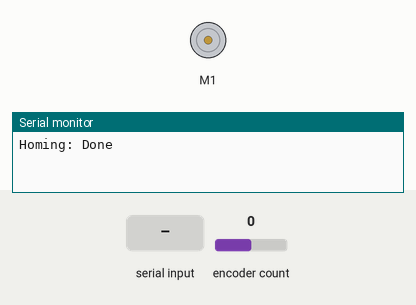
This sketch was run on a simulated Arduino Uno, built with avr-gcc and run on an emulated ATmega328P. Shown: DC motor (green arrow = forward, orange = backward, longer = faster), the last lines printed to the serial monitor. The test bench sets the inputs (shaded band); at power-on: encoder count 0.

Above: at 1.2 s.
1.3 s: "90,45\n" received over Serial
At 2.6 s:
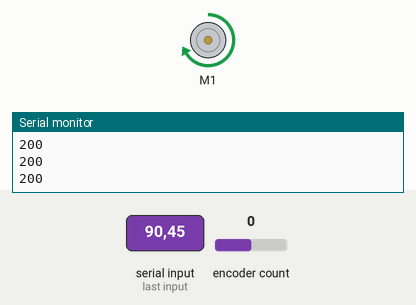
Timing chart, 0 to 4.3 s (numbered marks = the images above; inputs shaded):
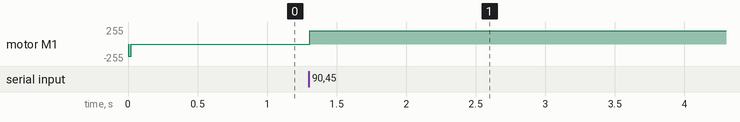

Measured:
- after the input at 1.3 s, motor M1: stopped → forward 200/255 at once

The sketch:

motor-encoder.ino
```cpp
/* Linear (forward-only) control of a DC motor
 *
 *
 * Pinout:
 *
 * M1 -> DC Motor control (Adafruit Motor Shield v1)
 * P18 -> Optical encoder input A
 * P14 -> Optical encoder input B
 */

#define DEBUG_VERBOSE	0

#include <Wire.h>
#include <AFMotor.h>
#include <Encoder.h>

#define AXIS_OVERSHOOT	10

const int adaMotor = 1;
const int pinEncoderA = 18;
const int pinEncoderB = 14;

int pwmMinimum = 98;
const int pwmMaximum = 200;

#define MAX_POS 5250
#define MIN_POS 0

AF_DCMotor imotorM1(adaMotor);
AF_DCMotor *motorM1;

Encoder encMotor(pinEncoderA, pinEncoderB);

static enum {
	HOMING,
	MOVING,
	IDLE
} motorMode;

long posMotorNow = 0;
long posMotorFuture = 0;
int posOvershoot;

void setup() {
	motorM1 = &imotorM1;
	pinMode(pinEncoderA, INPUT_PULLUP);
	pinMode(pinEncoderB, INPUT_PULLUP);
	Serial.begin(9600);

	/* Get a direction */
	Serial.print("Homing: ");
	motorMode = HOMING;
	motorM1->setSpeed(180);
	motorM1->run(BACKWARD);
	posMotorNow = encMotor.read() + 10;
}

int pos = -1;
int neg = 0;

void readNextPosition() {
	while (Serial.available()) {
		int c = Serial.read();
		if (c == '\r' || c == '\n') {
			if (pos >= 0) {
				/* Go there */
				pos *= (neg ? -1 : 1);
				if (pos > MAX_POS)
					pos = MAX_POS;
				if (pos < MIN_POS)
					pos = MIN_POS;
				Serial.print("\r\nDest: "); Serial.print(pos); Serial.print("\r\n");
				posMotorFuture = pos;
				posOvershoot = AXIS_OVERSHOOT;
				motorMode = MOVING;
			}

			/* Get a direction */
			Serial.print("\r\nPos: ");

			pos = -1;
			neg = 0;
		} else if (c == '-' && neg == 0 && pos < 0) {
				neg = 1;
			Serial.write(c);
		} else if (c >= '0' && c <= '9') {
			if (pos < 0)
				pos = 0;
			pos *= 10;
			pos += (c - '0');
			Serial.write(c);
		} else if (pos >= 0 && (c == '\b' || c == 127)) {
			Serial.print("\b \b\b");
			pos /= 10;
			if (pos == 0 && neg) {
				neg = 0;
				pos = -1;
			}
		} else {
			Serial.write('\a');
			Serial.print("BEEP[");
			Serial.print(c);
			Serial.print("] pos=");
			Serial.print(pos);
			Serial.print(", neg=");
			Serial.print(neg);
			Serial.print("\r\n");
		}
	}
}

void loop() {
	long distance;
	int direction;

	if (motorMode == HOMING) {
		static unsigned long lastms;
		unsigned long ms = millis();

		if (!lastms)
			lastms = ms + 10;

		if (lastms < ms) {
			if (encMotor.read() == posMotorNow) {
				encMotor.write(0);
				motorM1->setSpeed(0);
				motorM1->run(RELEASE);
				motorMode = IDLE;
				Serial.println("Done");
			}
			lastms = ms + 10;
			posMotorNow = encMotor.read();
		}
		return;
	}

	posMotorNow = encMotor.read();

	if (motorMode == IDLE) {
		readNextPosition();
		return;
	}

	distance = posMotorFuture - posMotorNow;

	if (distance >= 0) {
		direction = FORWARD;
	} else {
		direction = BACKWARD;
		distance = -distance;
	}

	if (distance == 0) {
		if (posOvershoot) {
		//	Serial.print("Overshoot: ");Serial.println(posOvershoot);
			posOvershoot--;
			motorM1->run(BRAKE);
			motorM1->setSpeed(0);
			delayMicroseconds(1000);
			return;
		}
		/* We are where we want to be */
		Serial.print("Located: ");Serial.println(posMotorNow);
		motorM1->setSpeed(0);
		motorM1->run(RELEASE);
		motorMode = IDLE;
	} else {
		int speed;

		if (distance > 50)
			speed = pwmMaximum;
		else
			speed = pwmMinimum + distance;

		Serial.println(speed);
		/* Moving ahead... */
		motorM1->setSpeed(speed);
		motorM1->run(direction);
#if DEBUG_VERBOSE
		Serial.print("MC: speed=");
		Serial.print(speed);
		Serial.print(", now=");
		Serial.print(posMotorNow);
		Serial.print(", future=");
		Serial.println(posMotorFuture);
#endif
	}
}
```
